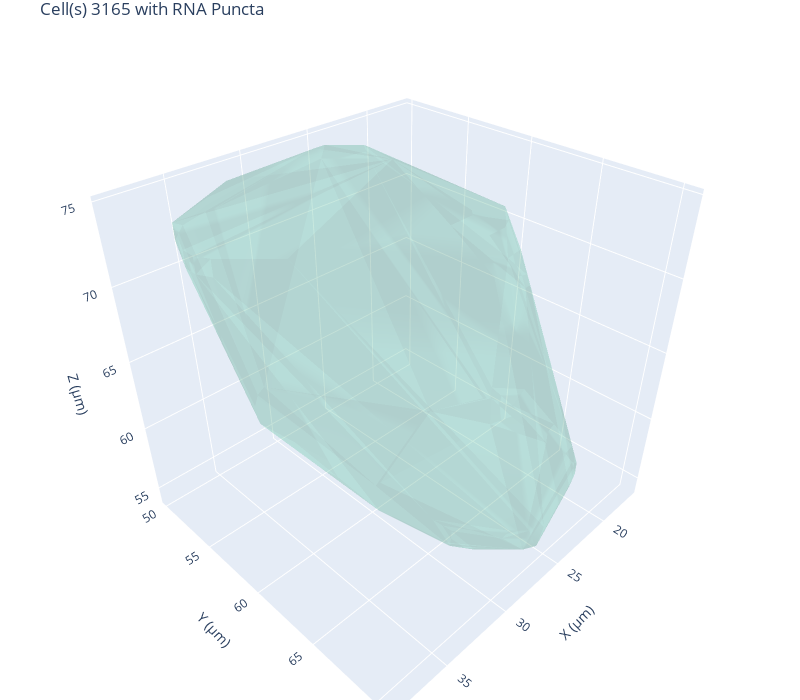

Notebook source saved alongside this figure:
### Code cell
random_ch = False
random_cell = np.random.choice(samp_data.cells.cell_id, 1) if random_ch else '3165' # 10 good, 880 bad
print("cell num:", random_cell)
print("num of punctas:", np.sum(samp_data.RNA_loc_df.cell_id == random_cell[0]))
# print(samp_data.cell_voxels)
samp_data.plot_cell_with_puncta(cell_ids=random_cell)
